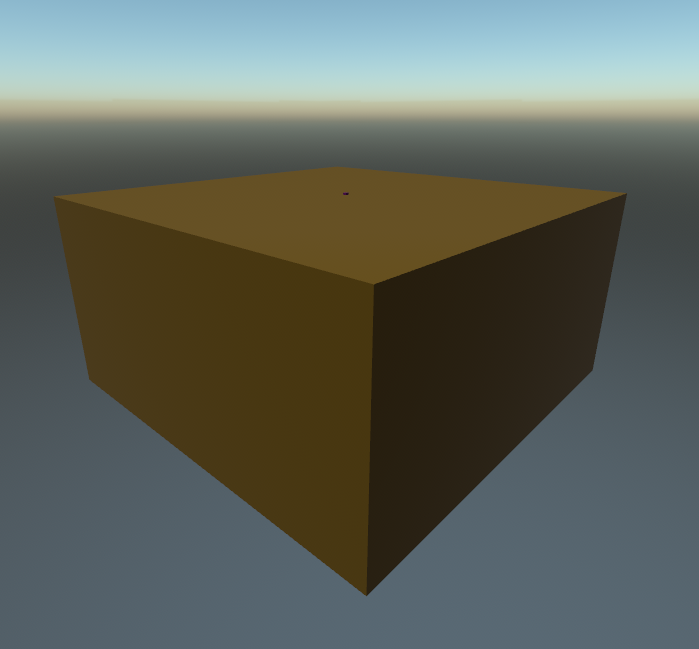
#> input picture docs/source/include/benchmark-geometry.png, 699 x 649 px
$ python geometry.py
#> lines starting #> are read from the running program, lines starting #| are printed output that depends on the picture
#! /usr/bin/env python3
from matplotlib.patches import Rectangle
import matplotlib.pyplot as plt
import numpy as np
from pathlib import Path
from PIL import Image

PREFIX = Path(__file__).parent

plt.style.use(PREFIX / "paper.mplstyle")


# =============================================================================
#
# Benchmark example.
#
# =============================================================================

img = np.asarray(Image.open(PREFIX / "include/benchmark-geometry.png"))
#> img is the input picture: shape (649, 699, 3); mean R, G, B 93.1, 98.6, 90.3
n, m, *_ = img.shape
#> n = 649; m = 699
ground_color = img[n // 3, m // 2] / 255.0
#> ground_color = [0.4, 0.318, 0.141]

Environment = Rectangle(
    (-1, -1),
    2,
    2,
    ec="skyblue",
    fc="skyblue"
)

Ground = Rectangle(
    (-1, -1),
    2,
    1,
    ec="none",
    fc=ground_color
)

Detector = Rectangle(
    (-1E-02, 5E-05),
    2E-02,
    1E-02,
    ec="none",
    fc=(0.593957, 0.055367988, 0.636595)
)

plt.figure(figsize=(m / 100, n / 100))
plt.gca().add_patch(Environment)
plt.gca().add_patch(Ground)
plt.gca().add_patch(Detector)
plt.xticks(np.linspace(-1, 1, 5))
plt.yticks(np.linspace(-1, 1, 5))
plt.xlabel("x (km)")
plt.ylabel("z (km)")
plt.axis("equal")
plt.savefig(PREFIX / "include/benchmark-geometry.svg")
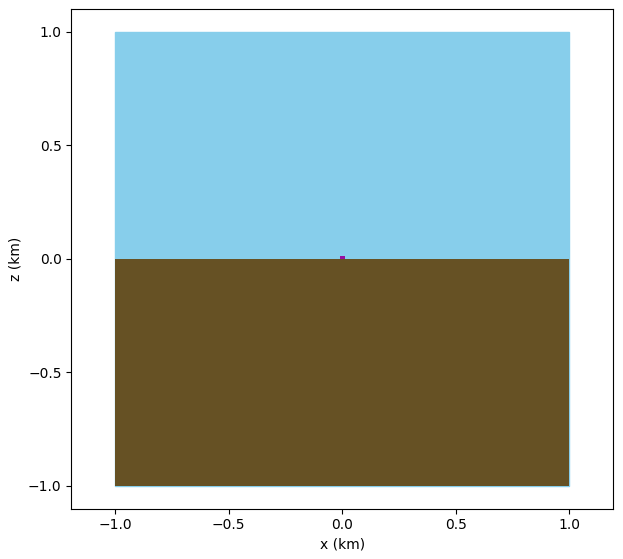
#> figure drawn by matplotlib, 1 panel


# =============================================================================
#
# Topography example.
#
# =============================================================================

img = np.asarray(Image.open(PREFIX / "include/topography-geometry.png"))
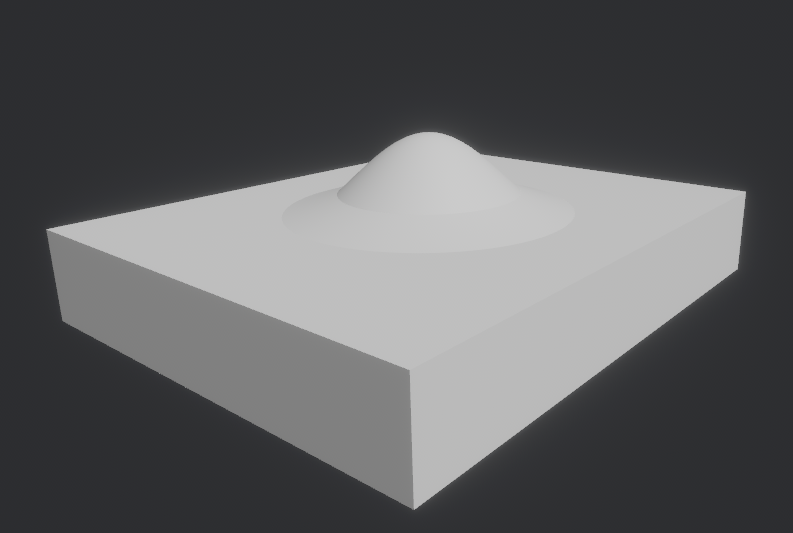
#> input picture docs/source/include/topography-geometry.png, 793 x 533 px
#> img is the input picture: shape (533, 793, 3); mean R, G, B 93.5, 94.1, 95.7
n, m, *_ = img.shape
#> n = 533; m = 793
ground_color = img[n // 2, m // 2] / 255.0
#> ground_color = [0.749, 0.749, 0.745]

DEM_PADDING = 0.2
SKY_PADDING = 0.3

x = np.linspace(-500, 500, 1001)
r = np.absolute(x)
z = np.empty(x.shape)
sel = r < 202
z[sel] = 270 * np.exp(-(r[sel] / 250)**2)
sel = ~sel
z[sel] = 250 * np.exp(-r[sel] / 350)
Z_MIN = 100.0
z[z < Z_MIN] = Z_MIN
x *= 1E-03
z *= 1E-03

Environment = Rectangle(
    (x[0], min(z) - DEM_PADDING),
    x[-1] - x[0],
    max(z) + SKY_PADDING - (min(z) - DEM_PADDING),
    ec="skyblue",
    fc="skyblue"
)

plt.figure(figsize=(m / 100, n / 100))
plt.gca().add_patch(Environment)
plt.fill_between(x, min(z) - DEM_PADDING, z, color=ground_color)
plt.xlabel("x (km)")
plt.ylabel("z (km)")
plt.axis("equal")
plt.savefig(PREFIX / "include/topography-geometry.svg")
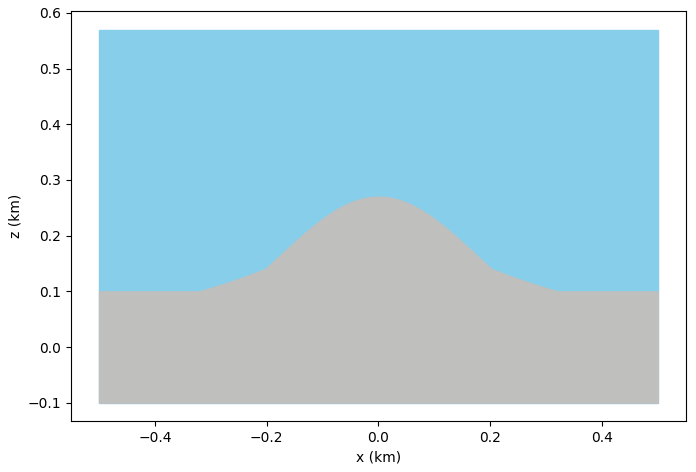
#> figure drawn by matplotlib, 1 panel


# =============================================================================
#
# Trajectograph example.
#
# =============================================================================

img = np.asarray(Image.open(PREFIX / "include/trajectograph-geometry.png"))
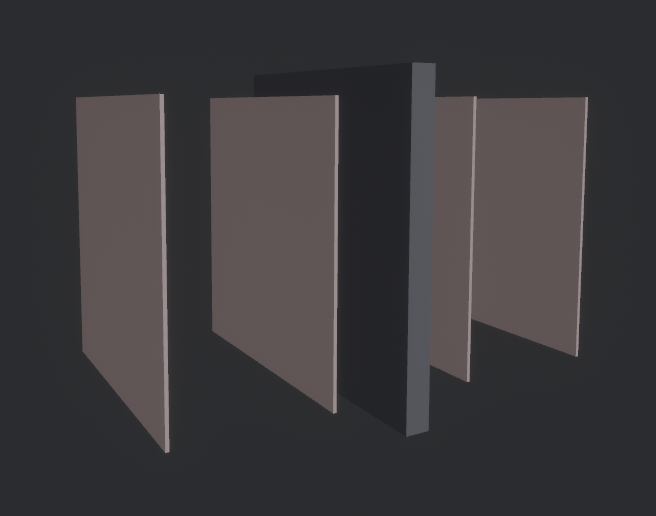
#> input picture docs/source/include/trajectograph-geometry.png, 656 x 516 px
#> img is the input picture: shape (516, 656, 3); mean R, G, B 60.2, 57.5, 59.7
n, m, *_ = img.shape
#> n = 516; m = 656

layer_color = np.array((84, 73, 66)) / 255.0
lead_color = np.array((39, 39, 39)) / 255.0

chamber = [ 1.27, 36.0 ]
layers = [ -36, 0, 36 ]
planes = [ -90, -30, 30, 90 ]
lead = [ 10.0, 130.0 ]

plt.figure(figsize=(m / 100, n / 100))
for xp in planes:
    for zl in layers:
        xc, zc = chamber
        c = Rectangle(
            (xp - 0.5 * xc, zl - 0.5 * zc),
            xc,
            zc,
            ec="none",
            fc=layer_color,
        )
        plt.gca().add_patch(c)


xl, zl = lead
Lead = Rectangle(
    (-0.5 * xl, -0.5 * zl),
    xl,
    zl,
    ec="none",
    fc=lead_color,
)
plt.gca().add_patch(Lead)

plt.xlabel("y (cm)")
plt.ylabel("z (cm)")
plt.yticks(np.linspace(-50, 50, 3))
plt.axis("equal")
plt.savefig(PREFIX / "include/trajectograph-geometry.svg")
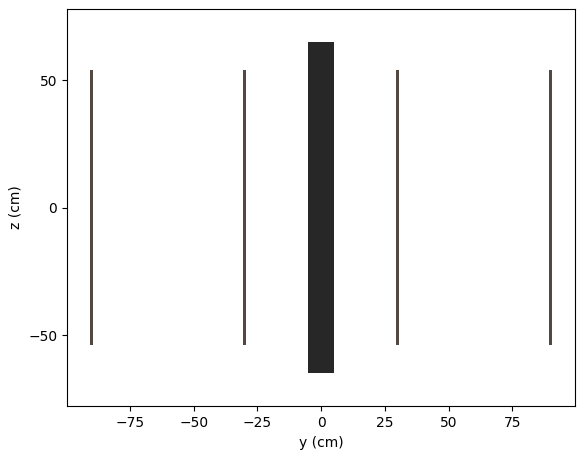
#> figure drawn by matplotlib, 1 panel

plt.show()
